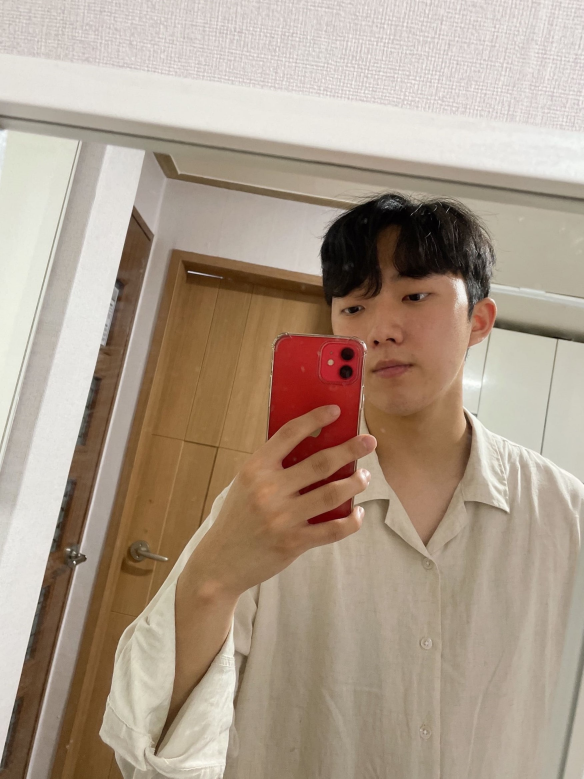
#> input picture Computer_Vision/2D_Partial_Derivative/test4.jpg, 1751 x 2335 px, found by its file name (shown at 1/3 size)
$ python 2D_Partial_Derivative.py
#> lines starting #> are read from the running program, lines starting #| are printed output that depends on the picture
import numpy as np
import cv2

img = cv2.imread('Python/study/test4.jpg', cv2.IMREAD_GRAYSCALE)
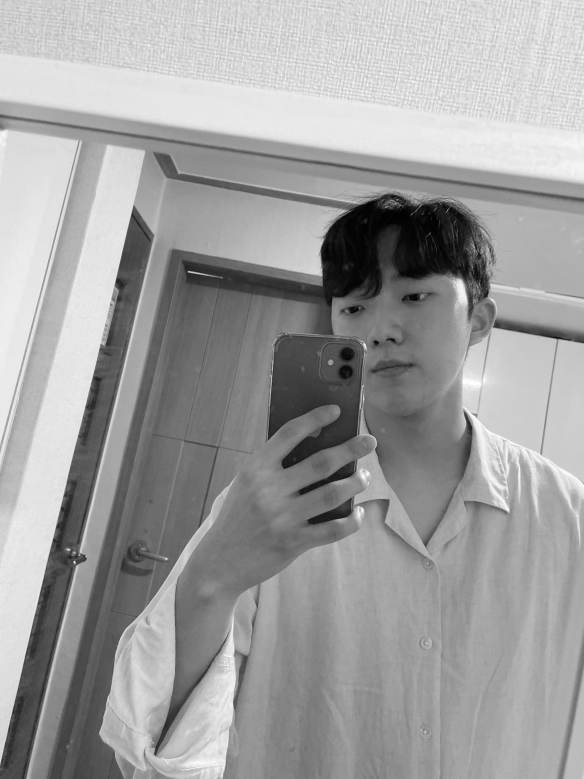
#> img: shape (2335, 1751) (shown at 1/3 size); min 0, max 255, mean 159.1
img = cv2.resize(img, (400, 600))
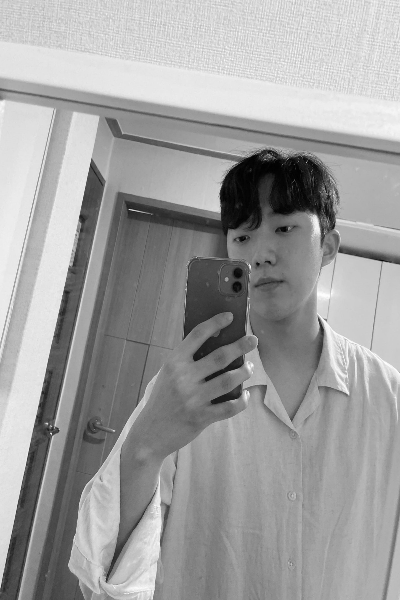
#> img: shape (600, 400); min 1, max 253, mean 159

new_x = np.zeros(img.shape)
new_y = np.zeros(img.shape)

img = np.pad(img, (1, 1), 'constant', constant_values = 0)
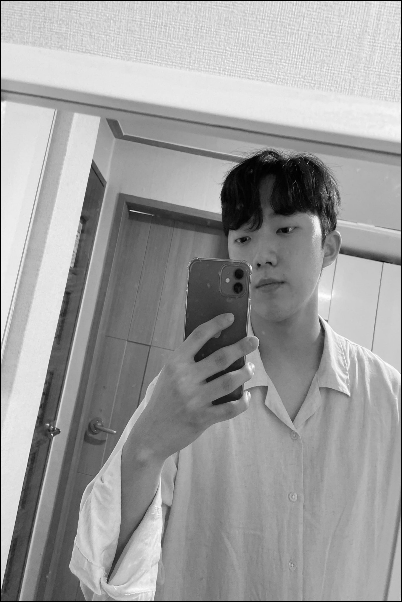
#> img: shape (602, 402); min 0, max 253, mean 157.7

mask_x = np.array([[-1, 0, 1], [-2, 0, 2], [-1, 0, 1]])
mask_y = np.array([[1, 2, 1], [0, 0, 0], [-1, -2, -1]])

for i in range(1, img.shape[0] - mask_x.shape[0] + 2):
    for j in range(1, img.shape[1] - mask_y.shape[0] + 2):
        new_x[i - 1, j - 1] = np.sum(img[i - 1 : i + 2, j - 1 :j + 2] * mask_x)
        new_y[i - 1, j - 1] = np.sum(img[i - 1 : i + 2, j - 1 : j + 2] * mask_y)
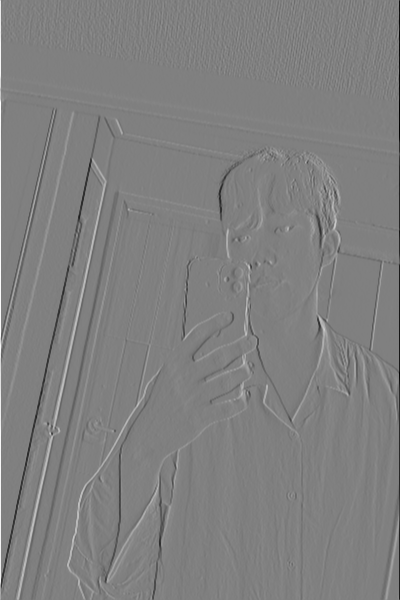
#> new_x: shape (600, 400) float64; min -986, max 975, mean -0.3; drawn with min black and max white
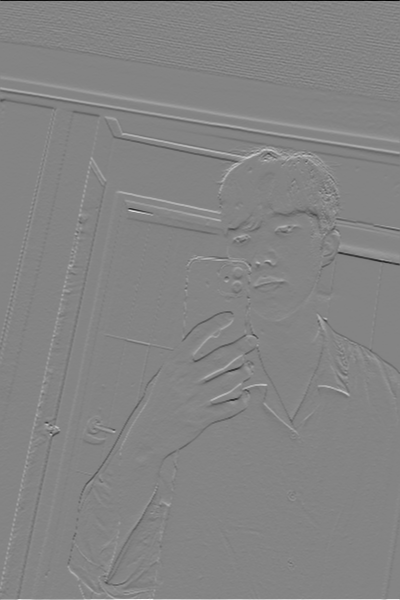
#> new_y: shape (600, 400) float64; min -939, max 871, mean 0.5; drawn with min black and max white

new_xy = np.add(new_x, new_y)
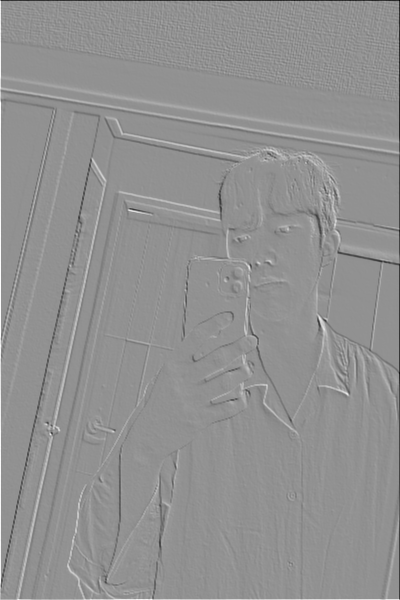
#> new_xy: shape (600, 400) float64; min -1300, max 976, mean 0.2; drawn with min black and max white
new_x = (new_x - np.min(new_x)) / np.ptp(new_x)
new_y = (new_y - np.min(new_y)) / np.ptp(new_y)
new_xy = (new_xy - np.min(new_xy)) / np.ptp(new_xy)

cv2.imshow('original', img)
cv2.imshow('derivative_x', new_x)
cv2.imshow('derivative_y', new_y)
cv2.imshow('derivative_xy', new_xy)
cv2.waitKey()
cv2.destroyAllWindows()
